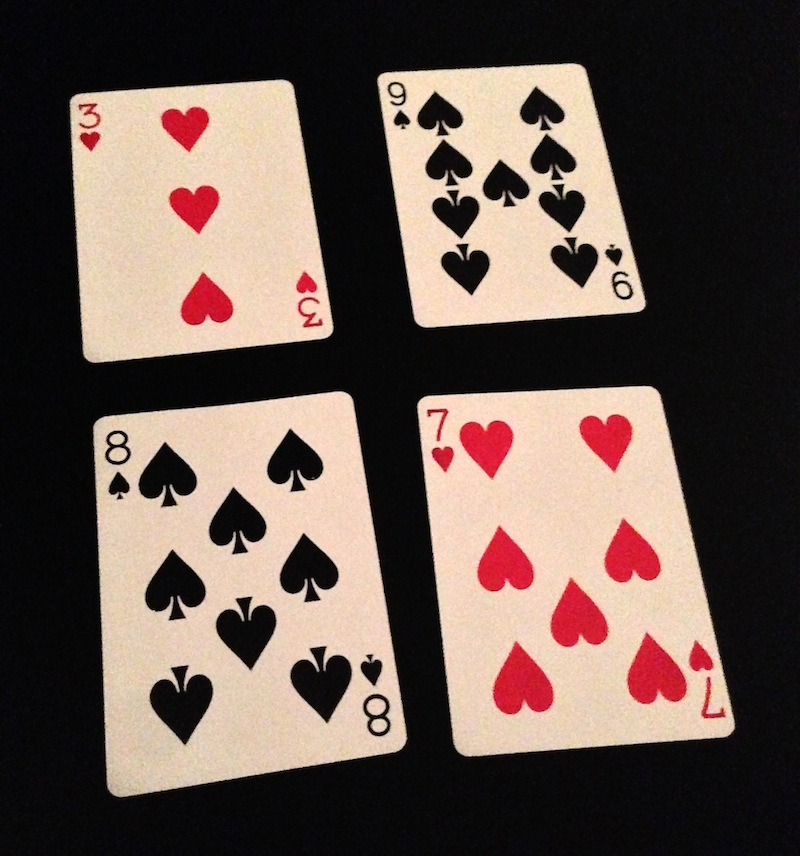
#> input picture Images/test.jpg, 800 x 856 px
$ python -i nao_blackjack_v2.py   (imports and definitions only)   (Python 2 division)
#> lines starting #> are read from the running program, lines starting #| are printed output that depends on the picture; after the words box and inside, x2 and y2 are one past the last pixel; in counts of white or black regions, pixels touching at a corner belong together
#> further down, picture is the input picture: shape (856, 800, 3); mean B, G, R 79.1, 86.9, 103.7
from naoqi import ALProxy
from naoqi import ALBroker
from naoqi import ALModule
from random import random
import sys
import numpy as np
from optparse import OptionParser
sys.path.insert(0, "/usr/local/lib/python2.7/site-packages/")
import cv2
import time
import Image

""" usage

nao_blackjack.py <training_image_filename> <training_labels_filename>
	nao_blackjack_v2.py train4.jpg train4.tsv

"""

# Defining constants
STAND, HIT, LOSE, WIN = 0, 1, 2, 3
NAO_IP = "nao.local"
NAO_PORT = 9559

NaoBlackJack = None
memory = None

# Main entry point
# [39 lines left out: function main, not called in this run]

class NaoBlackJackModule(ALModule):
	# [44 lines left out: functions __init__, initVideoClient, getNaoImage, not called in this run]

	def unsubscribeVideoClient(self):
		self.camProxy = ALProxy("ALVideoDevice")
		self.camProxy.unsubscribe(self.videoClient)

	# [117 lines left out: functions speakDecision, onFrontTouchDetected, onRearTouchDetected, preprocess, imgdiff, not called in this run]

def find_closest_card(training,img):
	features = preprocess(img)
	return sorted(training.values(), key=lambda x:imgdiff(x[1],features))[0][0]

def rectify(h):
	try:
		h = h.reshape((4,2))
	except:
		#print "Failed to rectify card"
		return False
	hnew = np.zeros((4,2),dtype = np.float32)

	add = h.sum(1)
	hnew[0] = h[np.argmin(add)]
	hnew[2] = h[np.argmax(add)]

	diff = np.diff(h,axis = 1)
	hnew[1] = h[np.argmin(diff)]
	hnew[3] = h[np.argmax(diff)]

	return hnew

###############################################################################
# Card Extraction
###############################################################################
# [27 lines left out: function getCards, not called in this run]

def getCountCards(im, cardDiference=0.8):
#> called with cardDiference = 0.8
	gray = cv2.cvtColor(im,cv2.COLOR_BGR2GRAY)
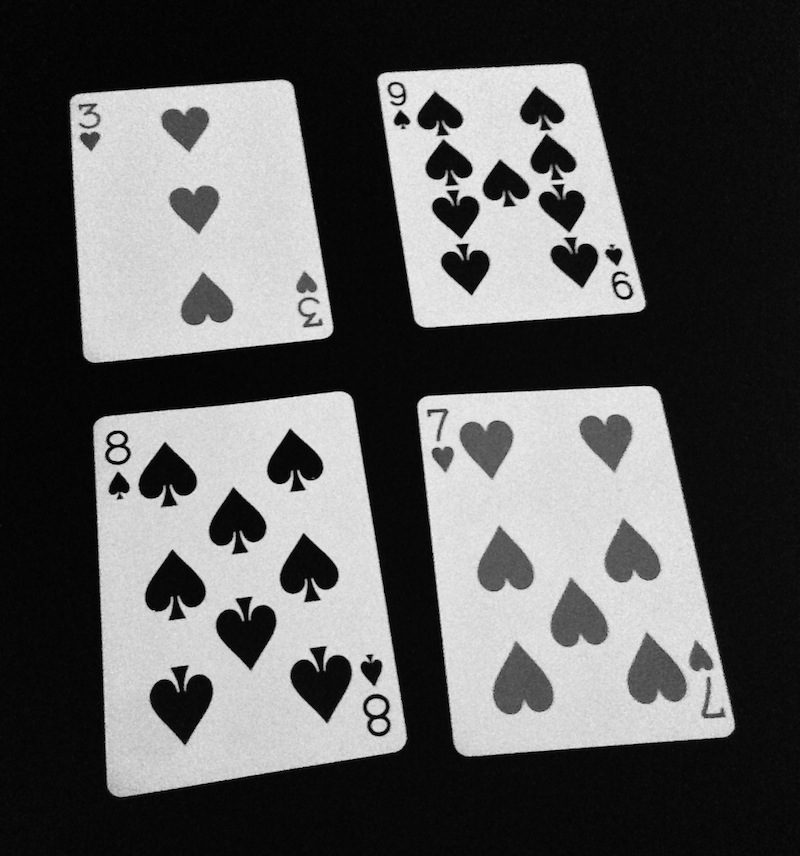
#> gray: shape (856, 800); min 0, max 244, mean 91.1
	blur = cv2.GaussianBlur(gray,(1,1),1000)
	flag, thresh = cv2.threshold(blur, 120, 255, cv2.THRESH_BINARY)
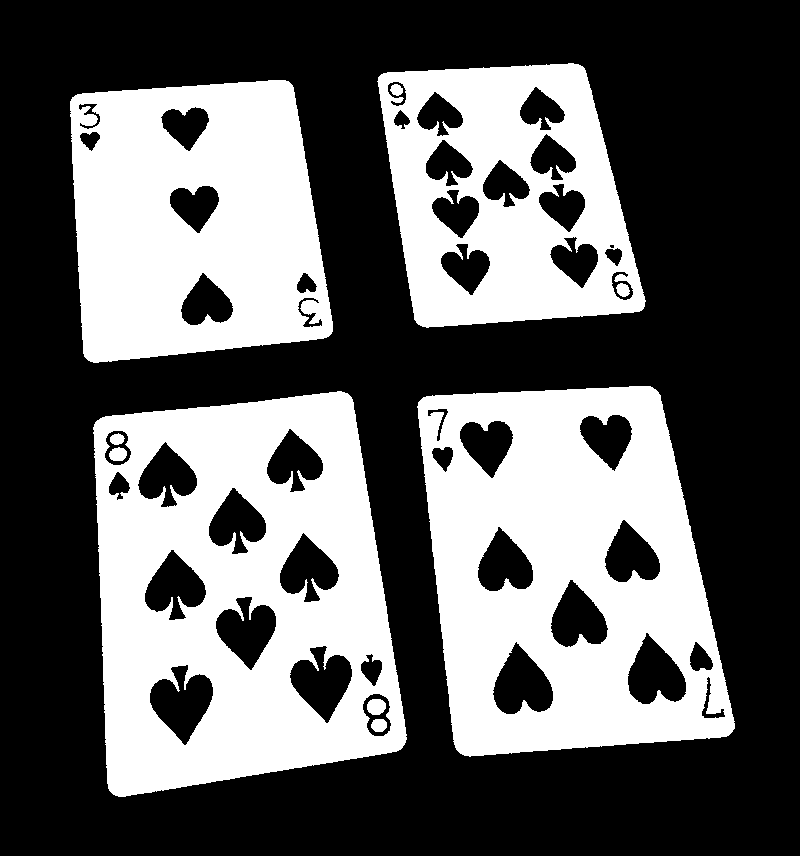
#> thresh: shape (856, 800); 38.4% white; 10 white regions
	contours, hierarchy = cv2.findContours(thresh,cv2.RETR_TREE,cv2.CHAIN_APPROX_SIMPLE)
#> contours = 54 contours, 1 with area under 20; largest, box (x1, y1, x2, y2) and area: (93, 391, 407, 797) 104154, (417, 386, 735, 757) 93645, (70, 80, 333, 363) 62815, (377, 63, 646, 328) 55710, (149, 664, 214, 746) 3048

	contours = sorted(contours, key=cv2.contourArea,reverse=True)
	prev=0
	count=0
	curr=0.0
	for i, card in enumerate(contours):
		peri = cv2.arcLength(card,True)
		poly = cv2.approxPolyDP(card,0.02*peri,True)
		approx = rectify(poly)

		# Check if the countours are rectifiable
		if type(approx)==bool:
			# If they are not, countinue, probably it is not a card
			continue
		curr = cv2.contourArea(card)

		# Check if the card has similar size to the previous card
		if (prev*cardDiference)<=curr:
			count+=1
			prev=curr
		else:
			break
#> this loop made 3 passes
#> (peri, h in rectify, add in rectify, diff in rectify, approx, curr, count, prev) on passes 1 to 2: (1358.5, [[347, 393], [95, 422], [113, 794], [404, 744]], [740, 517, 907, 1148], [46, 327, 681, 340], [[95, 422], [347, 393], [404, 744], [113, 794]], 104153.5, 1, 104153.5), (1291.5, [[652, 387], [418, 402], [460, 753], [734, 728]], [1039, 820, 1213, 1462], [-265, -16, 293, -6], [[418, 402], [652, 387], [734, 728], [460, 753]], 93645, 2, 93645)
#> (peri, h in rectify, add in rectify, diff in rectify, approx, curr) on pass 3: (1034.5, [[288, 81], [72, 97], [88, 360], [331, 333]], [369, 169, 448, 664], [-207, 25, 272, 2], [[72, 97], [288, 81], [331, 333], [88, 360]], 62815)
#> after the loop, count = 2; prev = 93645
	return count

# [74 lines left out: functions get_training, card_value, sum_cards, decide, speakDecision, not called in this run]

camProxy = None

# [6 lines not run here, left out]

>>> import cv2
>>> picture = cv2.imread('Images/test.jpg')
>>> result = getCountCards(picture)
#> result = 2

$ run again, on Images/test2.jpg
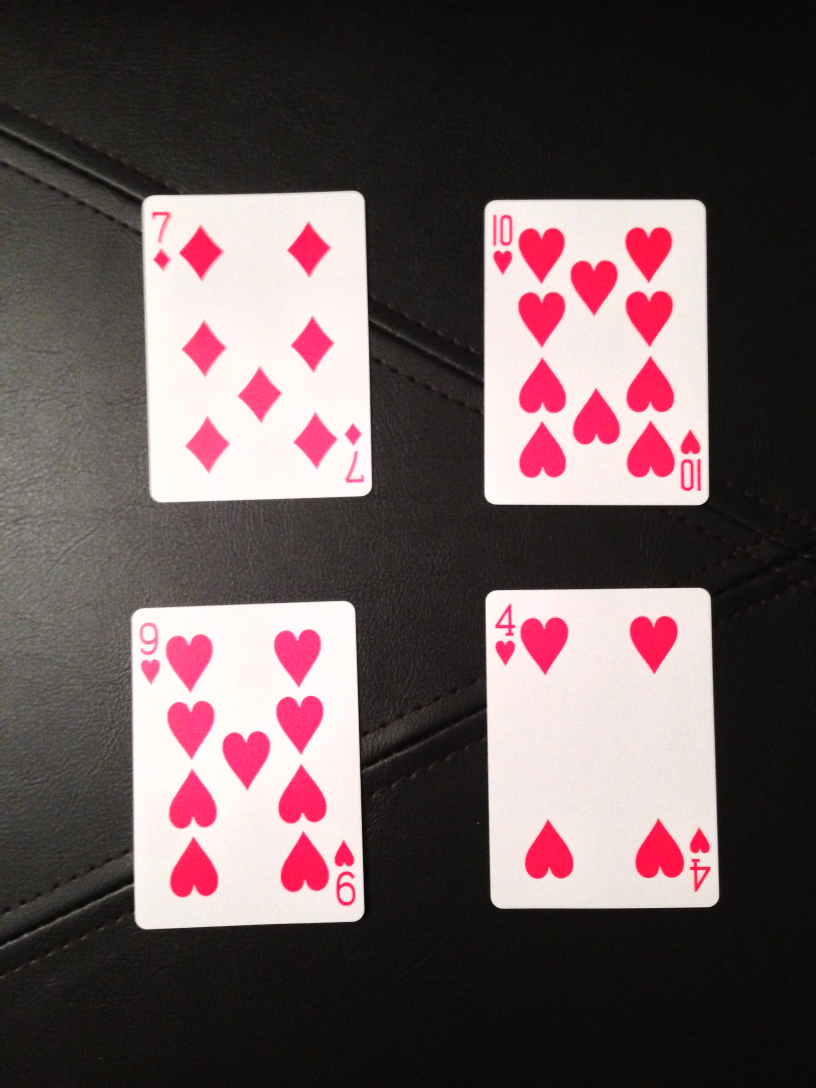
#> input picture Images/test2.jpg, 2448 x 3264 px (shown at 1/3 size)
#> picture is the input picture: shape (3264, 2448, 3); mean B, G, R 89.1, 87.8, 104.2
#> in getCountCards, `gray = cv2.cvtColor(im,cv2.COLOR_BGR2GRAY)`:
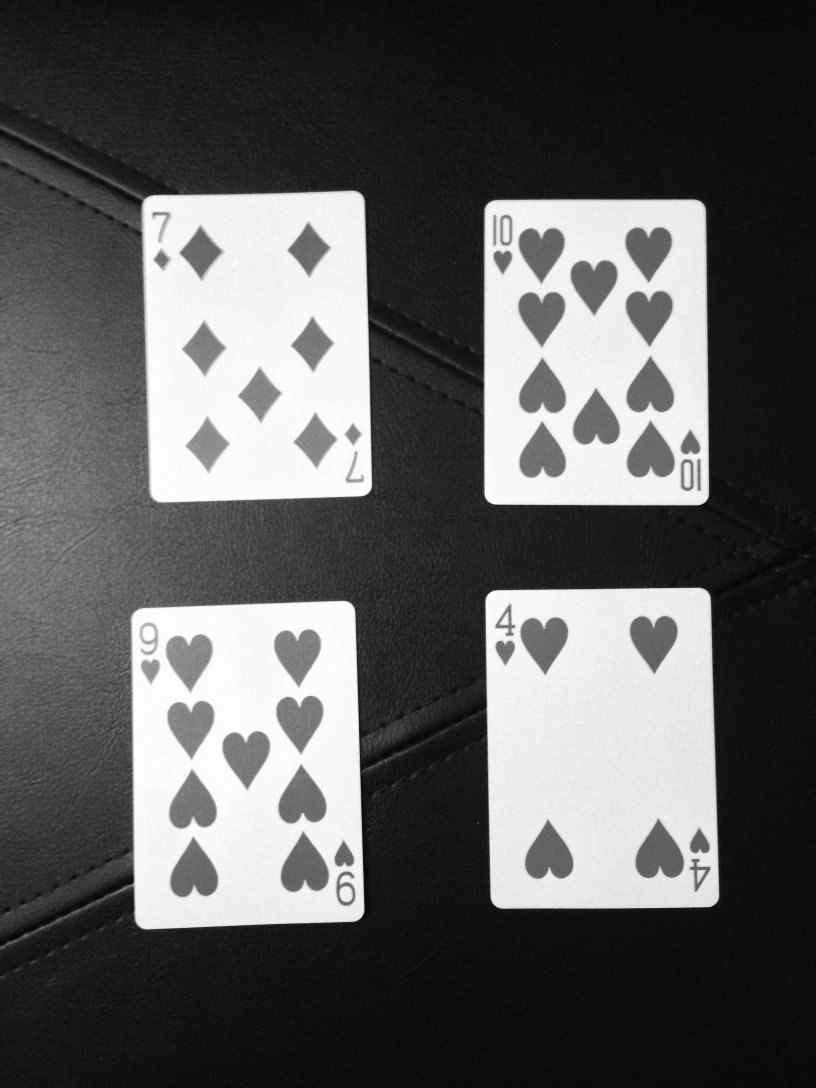
#> gray: shape (3264, 2448) (shown at 1/3 size); min 4, max 254, mean 92.9
#> in getCountCards, `flag, thresh = cv2.threshold(blur, 120, 255, cv2.THRESH_BINARY)`:
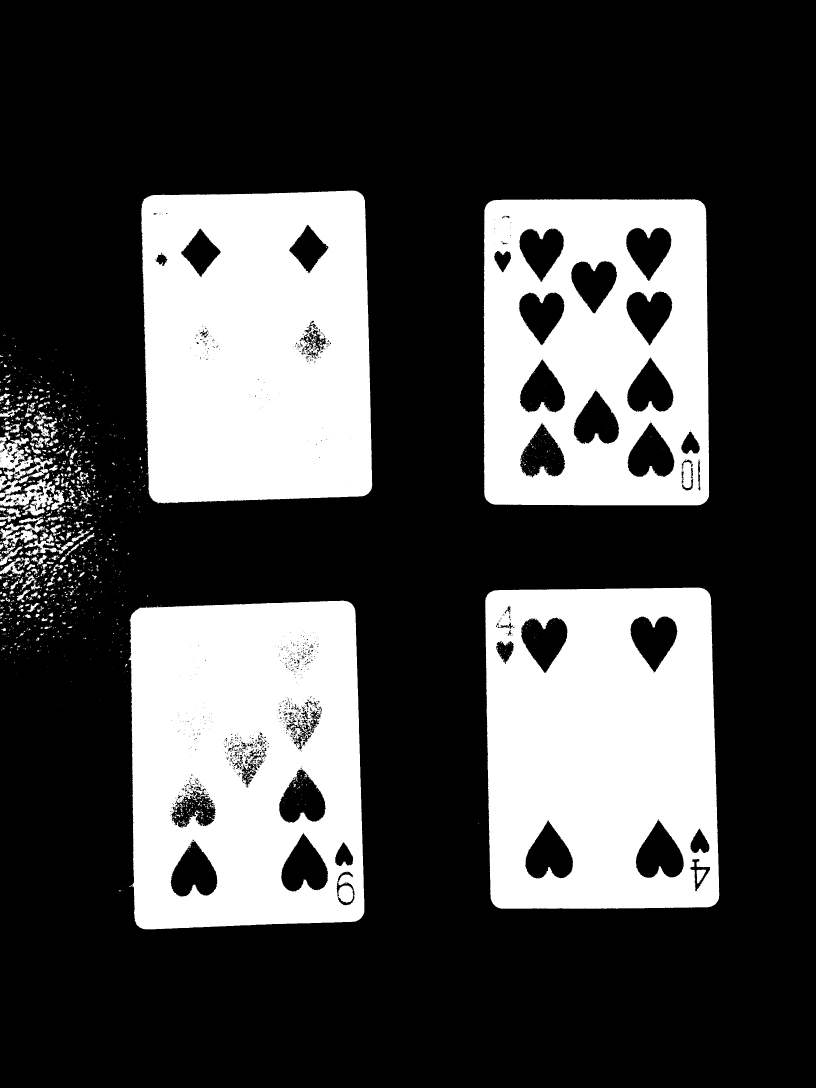
#> thresh: shape (3264, 2448) (shown at 1/3 size); 28.8% white; 1588 white regions (1292 under 20 px)
#> contours = 3062 contours, 2630 with area under 20; largest, box (x1, y1, x2, y2) and area: (384, 1802, 1093, 2788) 655806, (1456, 1763, 2158, 2726) 651077, (423, 572, 1117, 1511) 614678, (1451, 598, 2128, 1516) 612402, (1906, 2457, 2052, 2634) 16023
#> the loop in getCountCards, `for i, card in enumerate(contours):` made 24 passes
#> (peri, h in rectify, add in rectify, diff in rectify, approx, curr, prev) on passes 1 to 2: (3503.6, [[1049, 1807], [398, 1838], [417, 2781], [1085, 2751]], [2856, 2236, 3198, 3836], [758, 1440, 2364, 1666], [[398, 1838], [1049, 1807], [1085, 2751], [417, 2781]], 655805.5, 655805.5), (3394, [[2112, 1766], [1461, 1785], [1487, 2719], [2152, 2704]], [3878, 3246, 4206, 4856], [-346, 324, 1232, 552], [[1461, 1785], [2112, 1766], [2152, 2704], [1487, 2719]], 651077, 651077)
#> after the loop in getCountCards, `for i, card in enumerate(contours):`: count = 4; prev = 612402
#> result = 4
